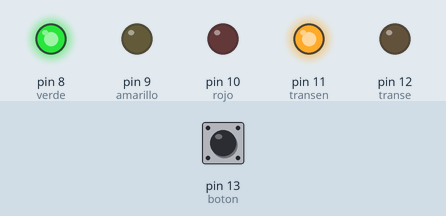
This sketch was run on a simulated Arduino Uno, built with avr-gcc and run on an emulated ATmega328P. On the bench: output pins drawn as LEDs (lit = HIGH). Inputs (shaded band) come from the test bench; at power-on: pin 13 (boton) HIGH.

Above: at 1.2 s.
1.3 s: pin 13 (boton) pulled LOW for 0.15 s
At 6.8 s:
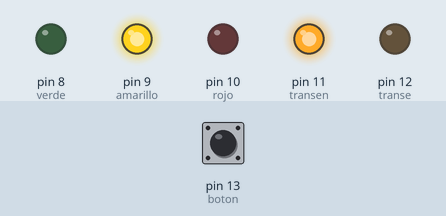
At 8.7 s:
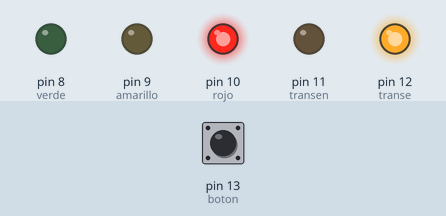
Timing chart, 0 to 16.5 s (numbered marks = the images above; inputs shaded):
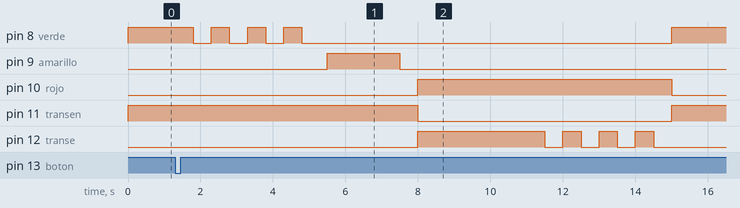

The sketch:

semaforo_seguro.ino
```cpp
int verde = 8;
int amarillo = 9;
int rojo = 10;
int boton = 13;
int transe = 12;
int transen = 11;

void setup()
{
  pinMode(verde, OUTPUT);
  pinMode(amarillo, OUTPUT);
  pinMode(rojo, OUTPUT);
  pinMode(transe, OUTPUT);
  pinMode(transen, OUTPUT);
  pinMode(boton, INPUT);

}

void semaforo()
{
  for(int i = 0; i <= 3; i++)
  {
    digitalWrite(verde, HIGH);
    delay(500);
    digitalWrite(verde, LOW);
    delay(500);
  }
  //digitalWrite(verde, LOW);
  delay(200);
  digitalWrite(amarillo, HIGH);
  delay(2000);
  digitalWrite(amarillo, LOW);
  delay(500);
  digitalWrite(rojo, HIGH);
  digitalWrite(transe, HIGH);
  digitalWrite(transen, LOW);
  delay(3000);
  for(int i = 0; i <= 3; i++)
  {
    digitalWrite(transe, HIGH);
    delay(500);
    digitalWrite(transe, LOW);
    delay(500);
  }
  digitalWrite(rojo, LOW);
  digitalWrite(verde, HIGH);
  digitalWrite(transen, HIGH);
  delay(3000);
}

void loop()
{
  if(digitalRead(boton) == LOW)
    semaforo();
  else
  {
    digitalWrite(verde, HIGH);
    digitalWrite(transen, HIGH);
  }
}
```

Measured:
- after the input at 1.3 s, pin 8 (verde): goes 3 × (LOW 0.50 s, HIGH 0.50 s), LOW 10.2 s, then HIGH, starting after 0.50 s; pin 9 (amarillo): LOW → HIGH after 4.2 s, → LOW 2.0 s later
